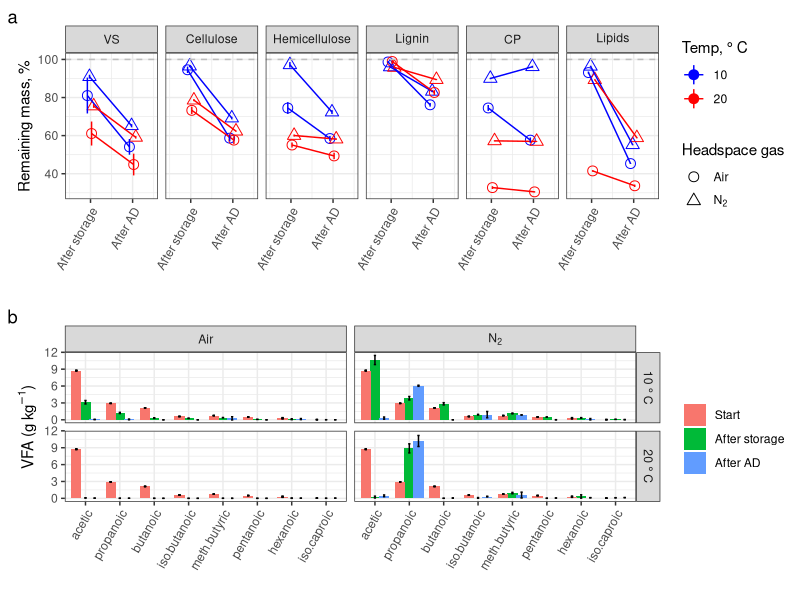

Source code (R): (Note: this script raises an error after producing the figure.)
rm(list = ls())

library('ggplot2')
library('tidyr')
library('dplyr')
library(readxl)
library("gridExtra")

# fig_loss
dat <- read_excel('../output/table1.xlsx')

dat.loss <- dat %>% group_by(temp, gas) %>% 
  summarise(across(contains('mean'), function(.) ./.[day == 0] * 100),
            day  = day) %>% 
  filter(day != 0) 

dat.sd <- dat %>% pivot_longer(cols = 4:ncol(.), names_to = 'comp', values_to = 'value') %>% 
  summarise(values_sd = value[grepl('sd', comp)], values_mean = value[grepl('mean', comp)],
            names = comp[grepl('sd', comp)], temp = temp[grepl('sd', comp)], gas = gas[grepl('sd', comp)],
            day = day[grepl('sd', comp)])
dat.sd$names <- gsub('_sd','',dat.sd$names)

dat.rsd <- dat.sd %>% group_by(temp, gas, names) %>% 
  mutate(rsd = sqrt((values_sd/values_mean*100)^2 + (values_sd[day == 0]/values_mean[day == 0]*100)^2)) %>% 
  filter(day != 0) %>% mutate(abssd = rsd/100 * values_mean)

dat.rsd_wide <- dat.rsd %>% select(names, abssd, temp, gas, day) %>% 
  pivot_wider(names_from = names, values_from = abssd)

joined <- full_join(dat.loss, dat.rsd_wide, join_by('temp','gas','day'))

joined.long.mean <- joined %>% select(day, temp, gas, contains('mean')) %>% 
  pivot_longer(cols = contains('mean'), names_to = 'names', values_to = 'values_mean')
joined.long.mean$names <- gsub('_mean','',joined.long.mean$names)

joined.long.sd <- joined %>% select(day, temp, gas, !contains('mean')) %>% 
  pivot_longer(cols = -c(temp, day, gas), names_to = 'names', values_to = 'values_sd') 

joined.long <- full_join(joined.long.mean, joined.long.sd, join_by('day', 'temp', 'gas','names'))

plot_dat <- joined.long %>% filter(names %in% c('vs','cel','hem','lig','CP','lip'))
plot_dat$names <- factor(plot_dat$names, levels = c('vs','cel','hem','lig','CP','lip'))

plot_dat$day <- round(plot_dat$day, 0)
plot_dat$day <- gsub('283','After storage',plot_dat$day)
plot_dat$day <- gsub('455','After AD',plot_dat$day)
plot_dat$day <- factor(plot_dat$day, levels = c('After storage', 'After AD'))

plot_dat$temp <- as.factor(plot_dat$temp)

new.lab <- as_labeller(c('vs' = 'VS', 'cel' = 'Cellulose', 'hem' = 'Hemicellulose', 'lig' = 'Lignin', 'CP' = 'CP', 'lip' = 'Lipids',
                         'air' = 'Air', 'n2' = 'N[2]'), label_parsed)

p_loss <- ggplot(plot_dat, aes(x = as.numeric(day), y = values_mean, col = temp, shape = gas)) + 
  geom_point(position = position_dodge(width = 0.2), size = 3) + geom_line(position = position_dodge(width = 0.2))  +
  geom_linerange(aes(y = values_mean, ymin = values_mean - values_sd, ymax = values_mean + values_sd), position = position_dodge(width = 0.2)) +
  labs(y = 'Remaining mass, %', x = "", col = 'Temp, \u00B0 C', shape = 'Headspace gas', tag = 'a') + theme_bw() + 
  theme(axis.text.x = element_text(angle = 60,  hjust = 1, vjust = 1)) + facet_grid(~names, labeller = new.lab) +
  scale_color_manual(values = c("blue", "red")) + scale_shape_manual(values = c(1, 2), labels = c("Air", expression('N'[2]))) +
  scale_x_continuous(limits = c(0.5, 2.5), breaks = c(1, 2), labels = c("After storage", 'After AD')) + 
  geom_hline(yintercept = 100, color = 'gray', lty = 'dashed')

#png('../figures/fig_loss.png', height = 4, width =7, units = 'in', res = 600)
#grid::grid.draw(p_loss)
#dev.off()

dat.org <- data.frame(read_excel("../data/dat_resp.xlsx", sheet = "vfa"))
temp <- c(rep('start', 3), rep(c(10, 20, 10, 20), each = 4, times = 2))
gas <- c(rep('start', 3), rep(c('n2', 'air'), each = 8, times = 2))

dat.org$temp <- temp
dat.org$gas <- gas
dat.org$days 

dat.plot <- dat.org %>% select(-sum, -...11, -reactor) %>% 
  pivot_longer(cols = c(1:8), names_to = 'vfa', values_to = 'value') %>% group_by(temp, gas, vfa, days) %>% 
  summarise(mean = mean(value)/1000, sd = sd(value)/1000)

start.dat <- do.call(rbind, replicate(8, dat.plot[dat.plot$temp == 'start',], simplify = F))
start.dat$temp <- c(rep(10, 16), rep(20, 16), rep(10, 16), rep(20, 16))
start.dat$gas <- c(rep(c('air','n2'), each = 8, times = 2), rep(c('air','n2'), each = 8, times = 2))


dat.plot.mod <- dat.plot[!grepl('start', dat.plot$gas),]
dat.plot.mod$temp <- as.numeric(dat.plot.mod$temp)
dat.plot.all <- rbind(dat.plot.mod, start.dat)

new.lab = as_labeller(c("10"= "10~degree~C", "n2"= "N[2]", "20"= "20~degree~C", "air"= "Air", 'vs' = 'VS', 'cel' = 'Cellulose', 'hem' = 'Hemicellulose', 'lig' = 'Lignin', 'CP' = 'CP', 'lip' = 'Lipids'
                        ), label_parsed)

dat.plot.all$days <- as.factor(dat.plot.all$days )
dat.plot.all$days <- recode(dat.plot.all$days, '0' = "Start", '283' = 'After storage', '455' = 'After AD')

dat.plot.all$vfa <- factor(dat.plot.all$vfa, levels = c('acetic' = 'acetic', 'propanoic'= 'propanoic',
                                                        'butanoic' = 'butanoic', 'iso.butanoic' = 'iso.butanoic',
                                                        'meth.butanoic'='meth.butyric', 'pentanoic' = 'pentanoic',
                                                        'hexanoic' = 'hexanoic','iso.caproic' = 'iso.caproic'))

p_vfa <- 
  ggplot(dat.plot.all, aes(vfa, mean, fill = days)) + 
  geom_bar(stat = 'identity', position = position_dodge(width = 0.8)) +
  geom_errorbar(aes(ymin = mean - sd, ymax = mean + sd), position = position_dodge(width = 0.8), width = 0.2) +
  facet_grid(temp~gas, labeller = new.lab) + theme_bw() +
  labs(y = expression('VFA (g kg'^{-1}*')'), x = '', fill = '', tag = 'b') +
  theme(axis.text.x = element_text(angle = 60, vjust = 1.0, hjust = 1))

comb <- grid.arrange(p_loss, p_vfa, nrow = 2)

png('../figures/fig_loss_vfa.png',  width = 7, height = 8, units = 'in', res = 600)
grid::grid.draw(comb)
dev.off()
